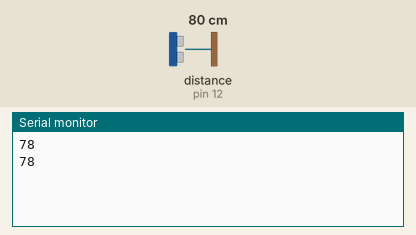
Recording of a sketch running on a simulated Arduino Uno, built with avr-gcc and run on an emulated ATmega328P. Parts: the last lines printed to the serial monitor. Wiring (inferred from the names in the program): ultrasonic range finder: trigger pin 11; echo pin 12. The inputs (shaded band) are chosen by the test bench; at power-on: distance to the obstacle (sensor on pin 12) 80 cm. The echo pulse lasts 58.3 µs per cm.

Above: at 2.2 s.
2.3 s: distance to the obstacle (sensor on pin 12) set to 2 cm
At 3.6 s:
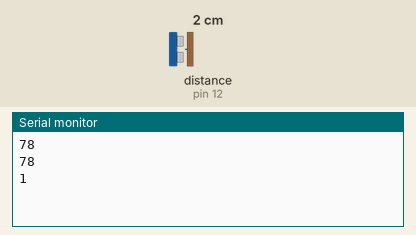
3.8 s: distance to the obstacle (sensor on pin 12) set to 4 cm
At 4.9 s:
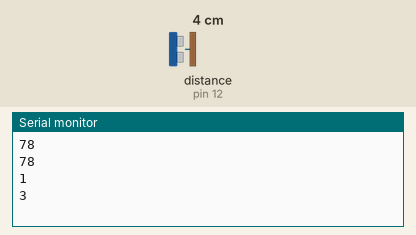
Timing chart, 0 to 6.8 s (numbered marks = the images above; inputs shaded):
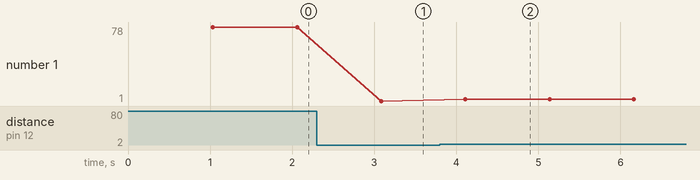

The sketch:

ultrasonic.ino
```cpp
//include code library for sensor
#include "SR04.h"

int trig_pin = 11;
int echo_pin = 12;

SR04 sensor = SR04(echo_pin, trig_pin);

long distance;

void setup() {
  // put your setup code here, to run once:
  Serial.begin(9600);
  delay(1000);
}

void loop() {
  // put your main code here, to run repeatedly:
  distance = sensor.Distance();
  Serial.println(distance);
  delay(1000);
}
```

Measured:
- after the input at 2.3 s, the serial monitor: prints a new line after 0.79 s (image 1)
- after the input at 3.8 s, the serial monitor: prints a new line after 0.31 s (image 2)
- plotted number 1: 78 → 1 after the input at 2.3 s, 1 → 3 after the input at 3.8 s
